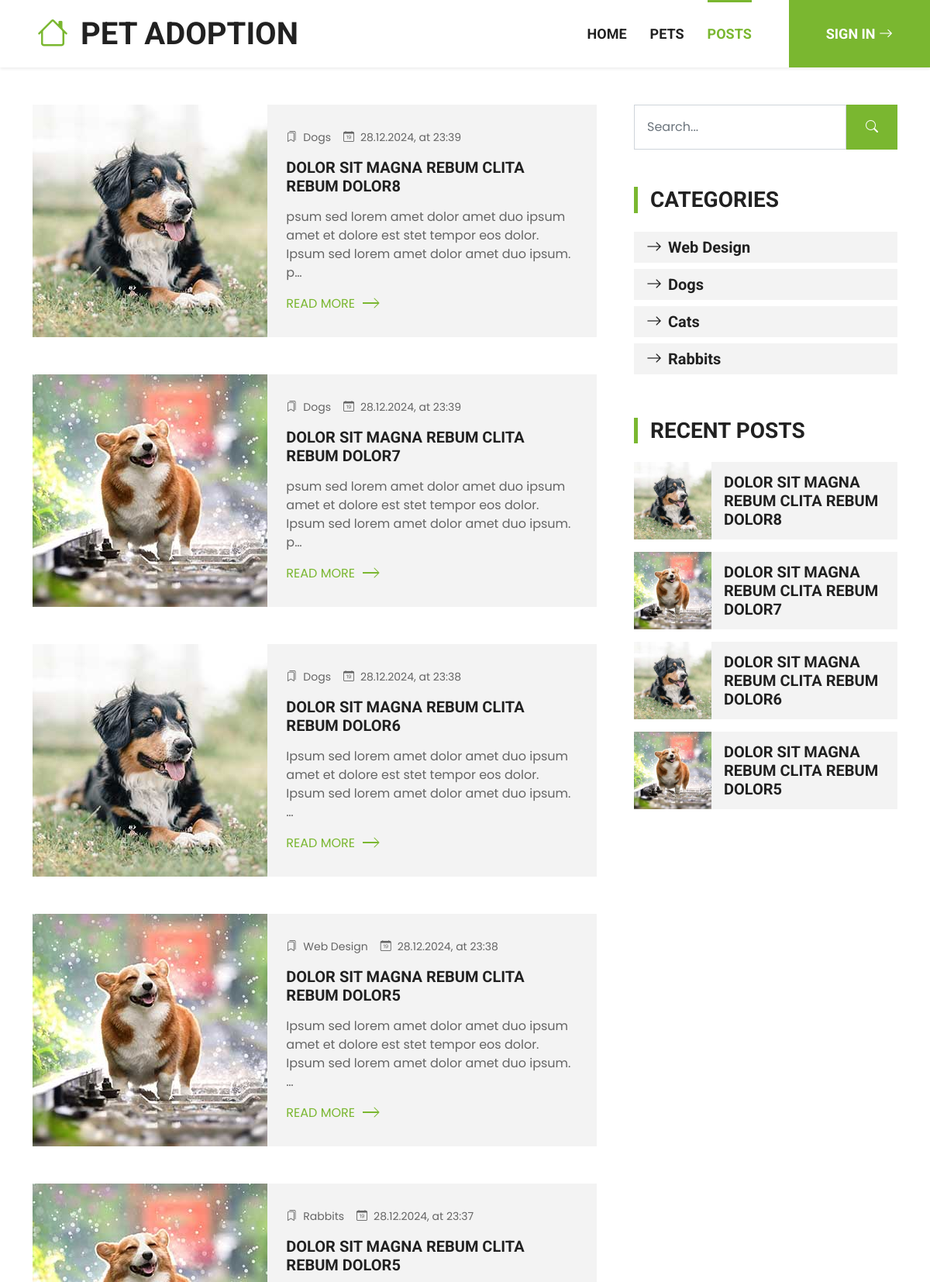
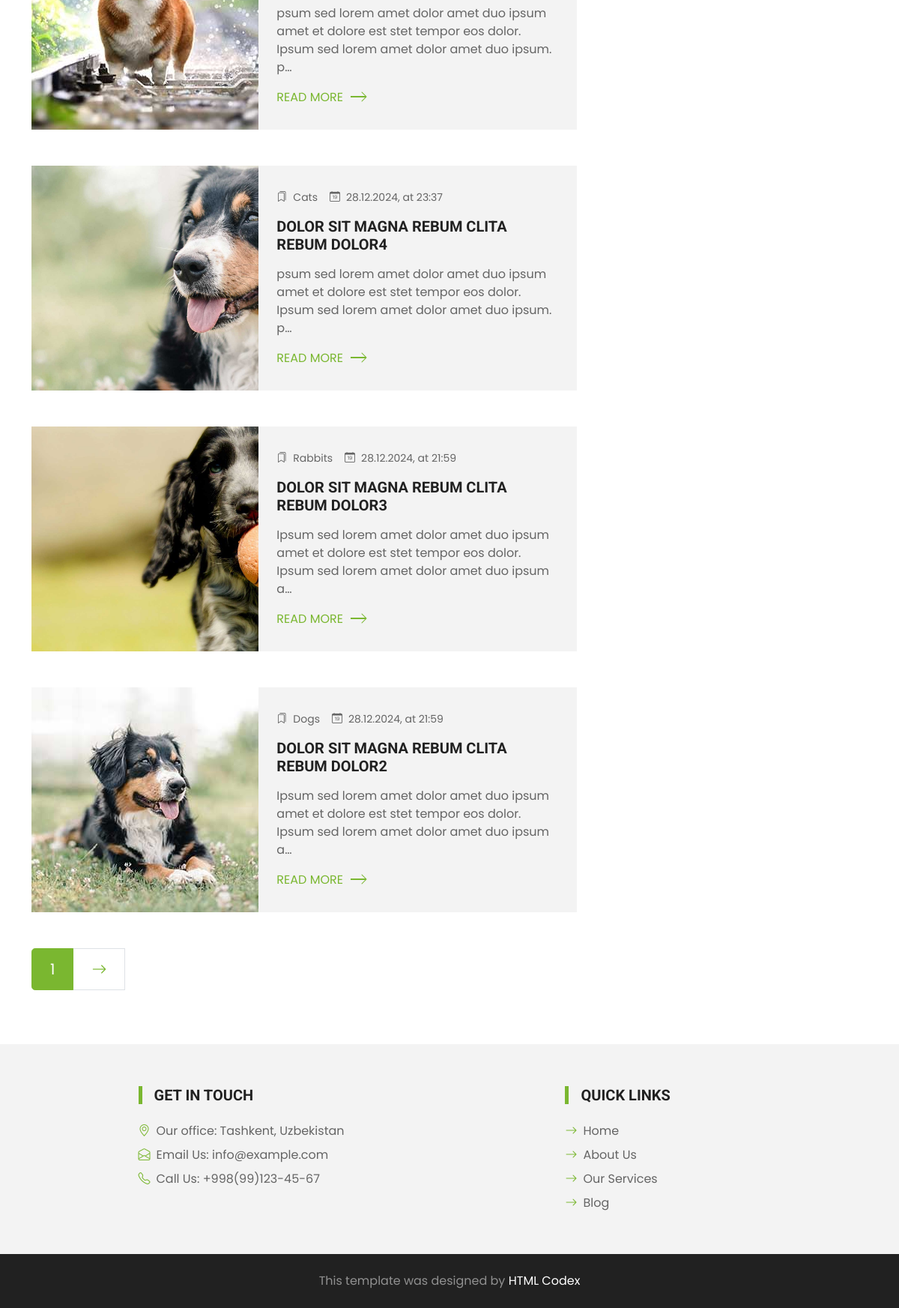
/posts/, run on the app's committed database (2 pictures, top to bottom).
### posts/models.py (models this page shows, shortened)
class PostModel(models.Model):
    image = models.ImageField(upload_to='posts')
    title = models.CharField(max_length=64)
    description = models.TextField()
    category = models.ForeignKey(PostCategoryModel, on_delete=models.CASCADE)
    created_at = models.DateTimeField(auto_now_add=True)

class PostCategoryModel(models.Model):
    title = models.CharField(max_length=64)
    created_at = models.DateTimeField(auto_now_add=True)

### posts/views.py (the view)
# urls.py: path('', views.get_posts, name='posts'),
def get_posts(request):
    search_query = request.GET.get('search', '')
    if search_query:
        posts = (PostModel.objects.filter(
            title__icontains=search_query
        ).order_by('-created_at') | PostModel.objects.filter(
            description__icontains=search_query).order_by('-created_at'))
    else:
        posts = PostModel.objects.all().order_by('-created_at')
    recent_posts = PostModel.objects.order_by('-created_at')[:4]
    categories = PostCategoryModel.objects.all()
    paginator = Paginator(posts, 8)
    page_number = request.GET.get('page')
    page_obj = paginator.get_page(page_number)
    context = {'recent_posts': recent_posts, 'categories': categories,
               'page_obj': page_obj}
    return render(request, 'posts.html', context)

### posts/templates/posts.html (shortened to what this page needs)
{% load static %}
<!DOCTYPE html>
<html lang="en">
<head>
    <link href="https://cdn.jsdelivr.net/npm/bootstrap-icons@1.4.1/font/bootstrap-icons.css" rel="stylesheet">
    <link href="{% static 'lib/flaticon/font/flaticon.css' %}" rel="stylesheet">
    <link href="{% static 'lib/owlcarousel/assets/owl.carousel.min.css' %}" rel="stylesheet">
    <link href="{% static 'css/bootstrap.min.css' %}" rel="stylesheet">
    <link href="{% static  'css/style.css'%}" rel="stylesheet">
</head>
<body>
    <nav class="navbar navbar-expand-lg bg-white navbar-light shadow-sm py-3 py-lg-0 px-3 px-lg-0">
        <a href="{% url 'pages:homepage' %}" class="navbar-brand ms-lg-5">
            <h1 class="m-0 text-uppercase text-dark">
                <i class="bi bi-house fs-1 text-primary me-3"></i>Pet Adoption
            </h1>
        </a>
        <div class="collapse navbar-collapse" id="navbarCollapse">
            <div class="navbar-nav ms-auto py-0">
                <a href="{% url 'pages:homepage' %}" class="nav-item nav-link {% if request.path == '/' %}active{% endif %}">
                    Home
                </a>
                <a href="{% url 'pets:pets' %}" class="nav-item nav-link {% if request.path == '/pets/' %}active{% endif %}">
                    Pets
                </a>
                <a href="{% url 'posts:posts' %}" class="nav-item nav-link {% if request.path == '/posts/' %}active{% endif %}">
                    Posts
                </a>
                {% if user.is_authenticated %}
                    <a href="{% url 'users:selected_pets' %}" class="nav-item nav-link {% if request.path == '/accounts/selected-pets/' %}active{% endif %}">
                        Selected Pets
                    </a>
                    <a href="{% url 'users:history' %}" class="nav-item nav-link {% if request.path == '/accounts/history/' %}active{% endif %}">
                        History
                    </a>
                    <a href="{% url 'users:logout' %}" class="nav-item nav-link me-5">
                        Log out
                    </a>
                {% else %}
                    <a href="{% url 'users:login' %}" class="nav-item nav-link nav-contact bg-primary text-white px-5 ms-lg-5">
                        Sign in <i class="bi bi-arrow-right"></i>
                    </a>
                {% endif %}
            </div>
        </div>
    </nav>
    <div class="container py-5">
        <div class="row g-5">
            <div class="col-lg-8">
                {% for post in page_obj %}
                    <div class="blog-item mb-5">
                        <div class="row g-0 bg-light overflow-hidden">
                            <div class="col-12 col-sm-5 h-100">
                                <img class="img-fluid h-100" src="{{ post.image.url }}" style="object-fit: cover;">
                            </div>
                            <div class="col-12 col-sm-7 h-100 d-flex flex-column justify-content-center">
                                <div class="p-4">
                                    <div class="d-flex mb-3">
                                        <small class="me-3">
                                            <i class="bi bi-bookmarks me-2"></i>{{ post.category.title }}
                                        </small>
                                        <small>
                                            <i class="bi bi-calendar-date me-2"></i>{{ post.created_at|date:"d.m.Y" }}, at {{ post.created_at|time:"H:i" }}
                                        </small>
                                    </div>
                                    <h5 class="text-uppercase mb-3">
                                        {{ post.title|truncatechars:64 }}
                                    </h5>
                                    <p>
                                        {{ post.description|truncatechars:128 }}
                                    </p>
                                    <a class="text-primary text-uppercase" href="{% url 'posts:post_detail' pk=post.pk %}">
                                        Read More<i class="bi bi-chevron-right"></i>
                                    </a>
                                </div>
                            </div>
                        </div>
                    </div>
                {% empty %}
                    <p>
                        No posts found
                    </p>
                {% endfor %}
                {% if page_obj %}
                    <div class="col-12">
                        <nav aria-label="Page navigation">
                            <ul class="pagination pagination-lg m-0">
                                <li class="page-item active">
                                    <a class="page-link" href="?page={{ page_obj.number }}">
                                        {{ page_obj.number }}
                                    </a>
                                </li>
                                {% if page_obj.has_next %}
                                    <li class="page-item">
                                        <a class="page-link rounded-0" href="?page={{ page_obj.next_page_number }}" aria-label="Next">
                                            <span aria-hidden="true"><i class="bi bi-arrow-right"></i></span>
                                        </a>
                                    </li>
                                {% endif %}
                            </ul>
                        </nav>
                    </div>
                {% endif %}
            </div>
            <div class="col-lg-4">
                <div class="mb-5">
                    <div class="input-group">
                        <form method="GET" class="d-flex">
                            <input type="text" class="form-control p-3" name="search" placeholder="Search...">
                            <button class="btn btn-primary px-4" type="submit">
                                <i class="bi bi-search"></i>
                            </button>
                        </form>
                    </div>
                </div>
                <div class="mb-5">
                    <h3 class="text-uppercase border-start border-5 border-primary ps-3 mb-4">
                        Categories
                    </h3>
                    <div class="d-flex flex-column justify-content-start">
                        {% for category in categories %}
                            <a class="h5 bg-light py-2 px-3 mb-2" href="{% url 'posts:category' pk=category.pk %}">
                                <i class="bi bi-arrow-right me-2"></i>{{ category.title }}
                            </a>
                        {% empty %}
                            <p>
                                No categories found
                            </p>
                        {% endfor %}
                    </div>
                </div>
                <div class="mb-5">
                    <h3 class="text-uppercase border-start border-5 border-primary ps-3 mb-4">
                        Recent Posts
                    </h3>
                    {% for post in recent_posts %}
                        <div class="d-flex overflow-hidden mb-3">
                            <img class="img-fluid" src="{{ post.image.url }}" style="width: 100px; height: 100px; object-fit: cover;" alt="{{ post.title }}">
                            <a href="{% url 'posts:post_detail' pk=post.pk %}" class="h5 d-flex align-items-center bg-light px-3 mb-0">
                                {{ post.title }}
                            </a>
                        </div>
                    {% empty %}
                        <p>
                            No posts found
                        </p>
                    {% endfor %}
                </div>
            </div>
        </div>
    </div>
    <div class="container-fluid bg-light mt-4 py-5">
        <div class="container pt-2">
            <div class="row g5 justify-content-center">
                <div class="col-lg-4 offset-1">
                    <h5 class="text-uppercase border-start border-5 border-primary ps-3 mb-4">
                        Get In Touch
                    </h5>
                    <p class="mb-2">
                        <i class="bi bi-geo-alt text-primary me-2"></i>Our office: Tashkent, Uzbekistan
                    </p>
                    <p class="mb-2">
                        <i class="bi bi-envelope-open text-primary me-2"></i>Email Us: info@example.com
                    </p>
                    <p class="mb-0">
                        <i class="bi bi-telephone text-primary me-2"></i>Call Us: +998(99)123-45-67
                    </p>
                </div>
                <div class="col-lg-4 offset-2">
                    <h5 class="text-uppercase border-start border-5 border-primary ps-3 mb-4">
                        Quick Links
                    </h5>
                    <div class="d-flex flex-column justify-content-start">
                        <a class="text-body mb-2" href="{% url 'pages:homepage' %}">
                            <i class="bi bi-arrow-right text-primary me-2"></i>Home
                        </a>
                        <a class="text-body mb-2" href="{% url 'pages:homepage' %}">
                            <i class="bi bi-arrow-right text-primary me-2"></i>About Us
                        </a>
                        <a class="text-body mb-2" href="{% url 'pages:homepage' %}">
                            <i class="bi bi-arrow-right text-primary me-2"></i>Our Services
                        </a>
                        <a class="text-body mb-2" href="{% url 'posts:posts' %}">
                            <i class="bi bi-arrow-right text-primary me-2"></i>Blog
                        </a>
                    </div>
                </div>
            </div>
        </div>
    </div>
    <div class="container-fluid bg-dark text-white-50 py-4">
        <div class="container">
            <div class="row g-5">
                <div class="text-center">
                    <p class="mb-0">
                        This template was designed by <a class="text-white" href="https://htmlcodex.com">HTML Codex</a>
                    </p>
                </div>
            </div>
        </div>
    </div>
</body>
</html>

### static/css/style.css (style rules this page uses)
:root { --primary: #7AB730; --secondary: #FFD33C; --light: #F3F3F3; --dark: #212121; }
.btn { font-family: 'Roboto', sans-serif; text-transform: uppercase; font-weight: 700; transition: .5s; }
.btn-primary { color: #FFFFFF; }
.navbar-light .navbar-nav .nav-link { font-family: 'Roboto', sans-serif; position: relative; margin-left: 30px; padding: 30px 0; font-size: 18px; font-weight: 700; text-transform: uppercase; color: var(--dark); outline: none; transition: .5s; }
.navbar-light .navbar-nav .nav-link:hover, .navbar-light .navbar-nav .nav-link.active { color: var(--primary); }
@media (min-width: 992px) { .navbar-light .navbar-nav .nav-link::before { position: absolute; content: ""; width: 0; height: 7px; top: -4px; left: 50%; background: var(--primary); transition: .5s; } }
@media (min-width: 992px) { .navbar-light .navbar-nav .nav-link:hover::before, .navbar-light .navbar-nav .nav-link.active::before { width: 100%; left: 0; } }
@media (min-width: 992px) { .navbar-light .navbar-nav .nav-link.nav-contact::before { width: 100%; height: 1px; top: -1px; left: 0; } }
@media (min-width: 576px) { .blog-item .row { height: 300px; } }
.blog-item a i { position: relative; padding-left: 20px; transition: .3s; }
.blog-item a i::after { position: absolute; content: ""; width: 20px; height: 2px; top: 50%; left: 10px; margin-top: -1px; background: var(--primary); transition: .3s; }

### data on the page
PostModel: image (picture), category "Dogs", created_at "28.12.2024", created_at "23:39", title "DOLOR SIT MAGNA REBUM CLITA REBUM DOLOR8", description "psum sed lorem amet dolor amet duo ipsum amet et dolore est stet tempor eos dolor. Ipsum sed lorem amet dolor amet duo ipsum. p…"
PostModel: image (picture), category "Dogs", created_at "28.12.2024", created_at "23:39", title "DOLOR SIT MAGNA REBUM CLITA REBUM DOLOR7", description "psum sed lorem amet dolor amet duo ipsum amet et dolore est stet tempor eos dolor. Ipsum sed lorem amet dolor amet duo ipsum. p…"
PostModel: image (picture), category "Dogs", created_at "28.12.2024", created_at "23:38", title "DOLOR SIT MAGNA REBUM CLITA REBUM DOLOR6", description "Ipsum sed lorem amet dolor amet duo ipsum amet et dolore est stet tempor eos dolor. Ipsum sed lorem amet dolor amet duo ipsum. …"
PostModel: image (picture), category "Web Design", created_at "28.12.2024", created_at "23:38", title "DOLOR SIT MAGNA REBUM CLITA REBUM DOLOR5", description "Ipsum sed lorem amet dolor amet duo ipsum amet et dolore est stet tempor eos dolor. Ipsum sed lorem amet dolor amet duo ipsum. …"
PostModel: image (picture), category "Rabbits", created_at "28.12.2024", created_at "23:37", title "DOLOR SIT MAGNA REBUM CLITA REBUM DOLOR5", description "psum sed lorem amet dolor amet duo ipsum amet et dolore est stet tempor eos dolor. Ipsum sed lorem amet dolor amet duo ipsum. p…"
PostModel: image (picture), category "Cats", created_at "28.12.2024", created_at "23:37", title "DOLOR SIT MAGNA REBUM CLITA REBUM DOLOR4", description "psum sed lorem amet dolor amet duo ipsum amet et dolore est stet tempor eos dolor. Ipsum sed lorem amet dolor amet duo ipsum. p…"
PostModel: image (picture), category "Rabbits", created_at "28.12.2024", created_at "21:59", title "DOLOR SIT MAGNA REBUM CLITA REBUM DOLOR3", description "Ipsum sed lorem amet dolor amet duo ipsum amet et dolore est stet tempor eos dolor. Ipsum sed lorem amet dolor amet duo ipsum a…"
PostModel: image (picture), category "Dogs", created_at "28.12.2024", created_at "21:59", title "DOLOR SIT MAGNA REBUM CLITA REBUM DOLOR2", description "Ipsum sed lorem amet dolor amet duo ipsum amet et dolore est stet tempor eos dolor. Ipsum sed lorem amet dolor amet duo ipsum a…"
PostCategoryModel: title "Web Design"
PostCategoryModel: title "Dogs"
PostCategoryModel: title "Cats"
PostCategoryModel: title "Rabbits"

### other printed values
{{ page_obj.number }} "1"
